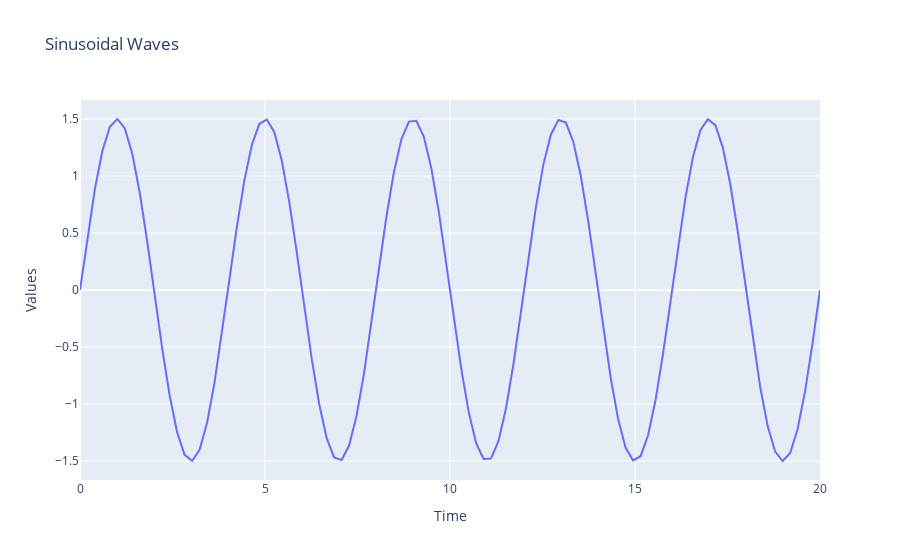

Write notebook code for a chart like this one.
### Code cell
fx_plot_time_serie(regular_time_samples, samples_1, "Sinusoidal Waves")
